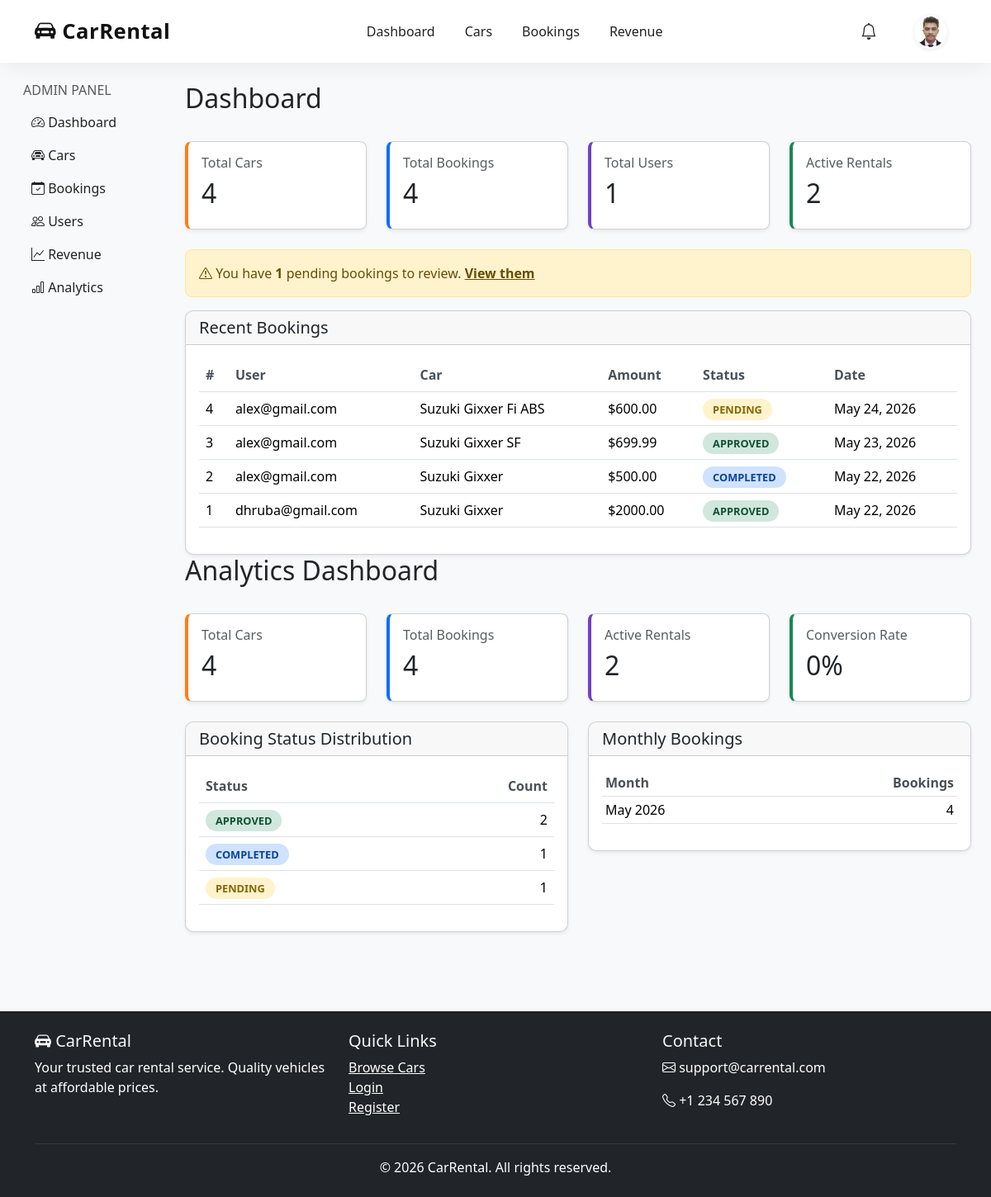
The app's page /dashboard/ (signed in) with its own data.
### accounts/models.py (models this page shows, shortened)
class User(AbstractUser):
    email = models.EmailField(unique=True)
    phone = models.CharField(max_length=20, blank=True, null=True)
    is_blocked = models.BooleanField(default=False)
    USERNAME_FIELD = 'email'
    REQUIRED_FIELDS = ['username']

class Profile(models.Model):
    user = models.OneToOneField(User, on_delete=models.CASCADE, related_name='profile')
    profile_picture = models.ImageField(upload_to='profiles/', blank=True, null=True)
    driving_license = models.ImageField(upload_to='licenses/', blank=True, null=True)
    phone = models.CharField(max_length=20, blank=True, null=True)
    address = models.TextField(blank=True, null=True)
    city = models.CharField(max_length=100, blank=True, null=True)
    state = models.CharField(max_length=100, blank=True, null=True)
    zip_code = models.CharField(max_length=20, blank=True, null=True)
    saved_addresses = models.TextField(blank=True, null=True, help_text="Comma separated addresses")
    created_at = models.DateTimeField(auto_now_add=True)
    updated_at = models.DateTimeField(auto_now=True)

### bookings/models.py (models this page shows, shortened)
class Booking(models.Model):
    STATUS_CHOICES = [
        ('pending', 'Pending'),
        ('approved', 'Approved'),
        ('rejected', 'Rejected'),
        ('completed', 'Completed'),
        ('cancelled', 'Cancelled'),
    ]
    PAYMENT_CHOICES = [
        ('cash', 'Cash'),
        ('online', 'Online'),
        ('pending', 'Pending'),
    ]
    user = models.ForeignKey(User, on_delete=models.CASCADE, related_name='bookings')
    car = models.ForeignKey(Car, on_delete=models.CASCADE, related_name='bookings')
    start_date = models.DateField()
    end_date = models.DateField()
    total_days = models.IntegerField(editable=False)
    total_amount = models.DecimalField(max_digits=10, decimal_places=2, editable=False)
    driver_service = models.BooleanField(default=False)
    insurance = models.BooleanField(default=False)
    gps = models.BooleanField(default=False)
    extra_charges = models.DecimalField(max_digits=10, decimal_places=2, default=0.00, editable=False)
    grand_total = models.DecimalField(max_digits=10, decimal_places=2, editable=False)
    status = models.CharField(max_length=20, choices=STATUS_CHOICES, default='pending')
    payment_status = models.CharField(max_length=20, choices=PAYMENT_CHOICES, default='pending')
    admin_notes = models.TextField(blank=True, null=True)
    created_at = models.DateTimeField(auto_now_add=True)
    updated_at = models.DateTimeField(auto_now=True)
    class Meta:
        ordering = ['-created_at']

### cars/models.py (models this page shows, shortened)
class Car(models.Model):
    FUEL_CHOICES = [
        ('petrol', 'Petrol'),
        ('diesel', 'Diesel'),
        ('ev', 'Electric'),
        ('hybrid', 'Hybrid'),
    ]
    TRANSMISSION_CHOICES = [
        ('manual', 'Manual'),
        ('auto', 'Automatic'),
    ]
    STATUS_CHOICES = [
        ('available', 'Available'),
        ('booked', 'Booked'),
        ('maintenance', 'Maintenance'),
    ]
    brand = models.CharField(max_length=100)
    model = models.CharField(max_length=100)
    year = models.IntegerField()
    seats = models.IntegerField(default=5)
    fuel_type = models.CharField(max_length=20, choices=FUEL_CHOICES)
    transmission = models.CharField(max_length=20, choices=TRANSMISSION_CHOICES)
    mileage = models.CharField(max_length=50, blank=True, help_text="e.g. 18 km/l")
    rent_per_day = models.DecimalField(max_digits=10, decimal_places=2)
    rent_per_hour = models.DecimalField(max_digits=10, decimal_places=2, blank=True, null=True)
    description = models.TextField(blank=True)
    location = models.CharField(max_length=200, blank=True)
    status = models.CharField(max_length=20, choices=STATUS_CHOICES, default='available')
    is_featured = models.BooleanField(default=False)
    created_at = models.DateTimeField(auto_now_add=True)
    updated_at = models.DateTimeField(auto_now=True)
    class Meta:
        ordering = ['-created_at']

### dashboard/views.py (the view)
# urls.py: path('', views.dashboard_home, name='dashboard_home'),
@staff_member_required
def dashboard_home(request):
    total_cars = Car.objects.count()
    total_bookings = Booking.objects.count()
    total_users = User.objects.filter(is_staff=False).count()
    active_rentals = Booking.objects.filter(status='approved').count()
    pending_bookings = Booking.objects.filter(status='pending').count()
    recent_bookings = Booking.objects.select_related('user', 'car').order_by('-created_at')[:5]
    total_car_views = 0
    conversion_rate = 0
    if total_car_views > 0:
        conversion_rate = round((total_bookings / total_car_views) * 100, 2)
    booking_status_counts = Booking.objects.values('status').annotate(count=Count('id'))
    monthly_bookings = Booking.objects.annotate(month=TruncMonth('created_at')).values('month').annotate(count=Count('id')).order_by('month')
    return render(request, 'dashboard/home.html', {
        'total_cars': total_cars,
        'total_bookings': total_bookings,
        'total_users': total_users,
        'active_rentals': active_rentals,
        'pending_bookings': pending_bookings,
        'recent_bookings': recent_bookings,
        'conversion_rate': conversion_rate,
        'booking_status_counts': booking_status_counts,
        'monthly_bookings': monthly_bookings,
    })

### templates/dashboard/home.html (shortened to what this page needs)
{% extends 'dashboard/base_admin.html' %}
{% block admin_content %}
<div class="d-flex justify-content-between align-items-center mb-4">
    <h2>Dashboard</h2>
</div>
<div class="row">
    <div class="col-md-3 mb-4">
        <div class="card stat-card cars shadow-sm">
            <div class="card-body">
                <h6 class="text-muted">Total Cars</h6>
                <h2>{{ total_cars }}</h2>
            </div>
        </div>
    </div>
    <div class="col-md-3 mb-4">
        <div class="card stat-card bookings shadow-sm">
            <div class="card-body">
                <h6 class="text-muted">Total Bookings</h6>
                <h2>{{ total_bookings }}</h2>
            </div>
        </div>
    </div>
    <div class="col-md-3 mb-4">
        <div class="card stat-card users shadow-sm">
            <div class="card-body">
                <h6 class="text-muted">Total Users</h6>
                <h2>{{ total_users }}</h2>
            </div>
        </div>
    </div>
    <div class="col-md-3 mb-4">
        <div class="card stat-card revenue shadow-sm">
            <div class="card-body">
                <h6 class="text-muted">Active Rentals</h6>
                <h2>{{ active_rentals }}</h2>
            </div>
        </div>
    </div>
</div>
{% if pending_bookings > 0 %}
<div class="alert alert-warning">
    <i class="bi bi-exclamation-triangle"></i> You have <strong>{{ pending_bookings }}</strong> pending bookings to review. <a href="{% url 'admin_bookings' %}?status=pending" class="alert-link">View them</a>
</div>
{% endif %}
<div class="card shadow-sm">
    <div class="card-header">
        <h5 class="mb-0">Recent Bookings</h5>
    </div>
    <div class="card-body">
        <table class="table">
            <thead>
                <tr>
                    <th>#</th>
                    <th>User</th>
                    <th>Car</th>
                    <th>Amount</th>
                    <th>Status</th>
                    <th>Date</th>
                </tr>
            </thead>
            <tbody>
                {% for booking in recent_bookings %}
                <tr>
                    <td>{{ booking.id }}</td>
                    <td>{{ booking.user.email }}</td>
                    <td>{{ booking.car.brand }} {{ booking.car.model }}</td>
                    <td>${{ booking.grand_total }}</td>
                    <td><span class="booking-status status-{{ booking.status }}">{{ booking.status }}</span></td>
                    <td>{{ booking.created_at|date:"M d, Y" }}</td>
                </tr>
                {% empty %}
                <tr><td colspan="6" class="text-center text-muted">No bookings yet.</td></tr>
                {% endfor %}
            </tbody>
        </table>
    </div>
</div>
<div class="d-flex justify-content-between align-items-center mb-4">
    <h2>Analytics Dashboard</h2>
</div>
<div class="row">
    <div class="col-md-3 mb-4">
        <div class="card stat-card cars shadow-sm"><div class="card-body"><h6 class="text-muted">Total Cars</h6><h2>{{ total_cars }}</h2></div></div>
    </div>
    <div class="col-md-3 mb-4">
        <div class="card stat-card bookings shadow-sm"><div class="card-body"><h6 class="text-muted">Total Bookings</h6><h2>{{ total_bookings }}</h2></div></div>
    </div>
    <div class="col-md-3 mb-4">
        <div class="card stat-card users shadow-sm"><div class="card-body"><h6 class="text-muted">Active Rentals</h6><h2>{{ active_rentals }}</h2></div></div>
    </div>
    <div class="col-md-3 mb-4">
        <div class="card stat-card revenue shadow-sm"><div class="card-body"><h6 class="text-muted">Conversion Rate</h6><h2>{{ conversion_rate }}%</h2></div></div>
    </div>
</div>
<div class="row">
    <div class="col-md-6 mb-4">
        <div class="card shadow-sm">
            <div class="card-header"><h5 class="mb-0">Booking Status Distribution</h5></div>
            <div class="card-body">
                <table class="table">
                    <thead><tr><th>Status</th><th class="text-end">Count</th></tr></thead>
                    <tbody>
                        {% for item in booking_status_counts %}
                        <tr>
                            <td><span class="booking-status status-{{ item.status }}">{{ item.status }}</span></td>
                            <td class="text-end">{{ item.count }}</td>
                        </tr>
                        {% empty %}
                        <tr><td colspan="2" class="text-center text-muted">No bookings yet.</td></tr>
                        {% endfor %}
                    </tbody>
                </table>
            </div>
        </div>
    </div>
    <div class="col-md-6 mb-4">
        <div class="card shadow-sm">
            <div class="card-header"><h5 class="mb-0">Monthly Bookings</h5></div>
            <div class="card-body">
                <table class="table table-sm">
                    <thead><tr><th>Month</th><th class="text-end">Bookings</th></tr></thead>
                    <tbody>
                        {% for item in monthly_bookings %}
                        <tr>
                            <td>{{ item.month|date:"F Y" }}</td>
                            <td class="text-end">{{ item.count }}</td>
                        </tr>
                        {% empty %}
                        <tr><td colspan="2" class="text-center text-muted">No data yet.</td></tr>
                        {% endfor %}
                    </tbody>
                </table>
            </div>
        </div>
    </div>
</div>
{% endblock %}

### templates/admin.html (shortened to what this page needs)
<!DOCTYPE html>
<html lang="en">
<head>
    <link href="https://cdn.jsdelivr.net/npm/bootstrap@5.3.2/dist/css/bootstrap.min.css" rel="stylesheet">
    <link rel="stylesheet" href="https://cdn.jsdelivr.net/npm/bootstrap-icons@1.11.1/font/bootstrap-icons.css">
    {% load static %}
    <link rel="stylesheet" href="{% static 'css/style.css' %}">
</head>
<body>
    <nav class="navbar navbar-expand-lg custom-navbar sticky-top">
    <div class="container">
        <a class="navbar-brand fw-bold" href="{% url 'dashboard_home' %}">
            <i class="bi bi-car-front-fill"></i> CarRental
        </a>
        <div class="collapse navbar-collapse" id="navbarNav">
            <ul class="navbar-nav mx-auto">
                <li class="nav-item">
                    <a class="nav-link nav-animate" href="{% url 'dashboard_home' %}">
                        Dashboard
                    </a>
                </li>
                <li class="nav-item">
                    <a class="nav-link nav-animate" href="{% url 'admin_cars' %}">
                        Cars
                    </a>
                </li>
                {% if user.is_authenticated %}
                <li class="nav-item">
                    <a class="nav-link nav-animate" href="{% url 'admin_bookings' %}">
                        Bookings
                    </a>
                </li>
                {% endif %}
                <li class="nav-item">
                    <a class="nav-link nav-animate" href="{% url 'revenue_dashboard' %}">
                        Revenue
                    </a>
                </li>
            </ul>
            <ul class="navbar-nav align-items-center">
                {% if user.is_authenticated %}
                <li class="nav-item dropdown me-3">
    <a class="nav-link position-relative"
    href="#"
    role="button"
    data-bs-toggle="dropdown">
        <i class="bi bi-bell fs-5"></i>
    </a>
</li>
                <li class="nav-item dropdown">
    <a class="nav-link dropdown-togglea border-0 p-0"
       href="#"
       data-bs-toggle="dropdown">
        {% if user.profile.profile_picture %}
            <img src="{{ user.profile.profile_picture.url }}"
                 alt="Profile"
                 width="42"
                 height="42"
                 class="rounded-circle object-fit-cover border border-2 border-light shadow-sm">
        {% else %}
            <i class="bi bi-person-circle fs-2 text-light"></i>
        {% endif %}
    </a>
</li>
                {% endif %}
            </ul>
        </div>
    </div>
</nav>
    {% block content %}{% endblock %}
    <footer class="bg-dark text-light py-4 mt-5">
        <div class="container">
            <div class="row">
                <div class="col-md-4">
                    <h5><i class="bi bi-car-front-fill"></i> CarRental</h5>
                    <p class="text-white">Your trusted car rental service. Quality vehicles at affordable prices.</p>
                </div>
                <div class="col-md-4">
                    <h5>Quick Links</h5>
                    <ul class="list-unstyled">
                        <li><a href="{% url 'car_list' %}" class="text-white important">Browse Cars</a></li>
                        <li><a href="{% url 'login' %}" class="text-white">Login</a></li>
                        <li><a href="{% url 'register' %}" class="text-white">Register</a></li>
                    </ul>
                </div>
                <div class="col-md-4">
                    <h5>Contact</h5>
                    <p class="text-white"><i class="bi bi-envelope"></i> support@carrental.com</p>
                    <p class="text-white"><i class="bi bi-telephone"></i> +1 234 567 890</p>
                </div>
            </div>
            <hr class="border-secondary">
            <p class="text-center text-white mb-0">&copy; 2026 CarRental. All rights reserved.</p>
        </div>
    </footer>
</body>
</html>

### static/css/style.css (style rules this page uses)
body { font-family: 'Segoe UI', Tahoma, Geneva, Verdana, sans-serif; background-color: #f8f9fa; }
.card { transition: transform 0.2s, box-shadow 0.2s; border-radius: 10px; overflow: hidden; }
.navbar { box-shadow: 0 2px 10px rgba(0,0,0,0.1); }
footer { margin-top: auto; }
.alert { border-radius: 8px; }
.table th { border-top: none; font-weight: 600; color: #495057; }
.booking-status { padding: 4px 12px; border-radius: 20px; font-size: 0.8rem; font-weight: 600; text-transform: uppercase; }
.status-pending { background-color: #fff3cd; color: #856404; }
.status-approved { background-color: #d1e7dd; color: #0f5132; }
.status-completed { background-color: #cfe2ff; color: #084298; }
.stat-card { border-left: 4px solid #0d6efd; border-radius: 8px; }
.stat-card.revenue { border-left-color: #198754; }
.stat-card.bookings { border-left-color: #0d6efd; }
.stat-card.users { border-left-color: #6f42c1; }
.stat-card.cars { border-left-color: #fd7e14; }

### templates/admin.html (style rules this page uses)
.custom-navbar { background: rgba(255,255,255,0.92); backdrop-filter: blur(12px); padding: 14px 0; box-shadow: 0 4px 25px rgba(0,0,0,0.06); animation: navbarFade 0.7s ease; transition: all 0.4s ease; z-index: 999; }
.navbar-brand { color: #111 !important; font-size: 1.6rem; letter-spacing: 0.5px; transition: 0.3s ease; }
.nav-link { color: #222 !important; font-weight: 500; margin: 0 10px; position: relative; transition: all 0.3s ease; }
.nav-animate::after { content: ''; position: absolute; left: 0; bottom: 0; width: 0%; height: 2px; background: #000; transition: 0.4s ease; }

### records on screen
User: profile.profile_picture (picture)
Booking: id "4", user.email "alex@gmail.com", car.brand "Suzuki", car.model "Gixxer Fi ABS", grand_total "600.00", status "PENDING", created_at "May 24, 2026"
Booking: id "3", user.email "alex@gmail.com", car.brand "Suzuki", car.model "Gixxer SF", grand_total "699.99", status "APPROVED", created_at "May 23, 2026"
Booking: id "2", user.email "alex@gmail.com", car.brand "Suzuki", car.model "Gixxer", grand_total "500.00", status "COMPLETED", created_at "May 22, 2026"
Booking: id "1", user.email "dhruba@gmail.com", car.brand "Suzuki", car.model "Gixxer", grand_total "2000.00", status "APPROVED", created_at "May 22, 2026"

### other values on screen
{{ total_cars }} "4"
{{ total_bookings }} "4"
{{ total_users }} "1"
{{ active_rentals }} "2"
{{ pending_bookings }} "1"
{{ conversion_rate }} "0"
{{ item.status }} "APPROVED" "COMPLETED" "PENDING"
{{ item.count }} "2" "1" "1"
{{ item.month|date:"F Y" }} "May 2026"
{{ item.count }} "4"
